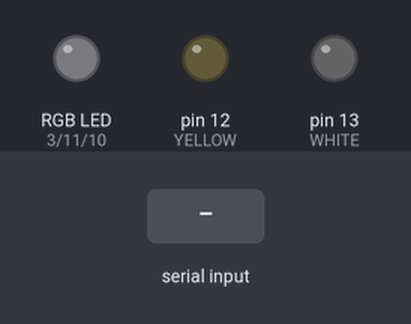
Simulated run of this sketch. Board: Arduino Uno, built with avr-gcc and run on an emulated ATmega328P. Parts: an RGB LED mixed from three pins (HIGH = lit), output pins drawn as LEDs (lit = HIGH). Inputs (shaded band) come from the test bench. Dim RGB values are drawn brighter than linear.

Above: at 1.2 s.
1.3 s: "R3\n" received over Serial
At 3.1 s:
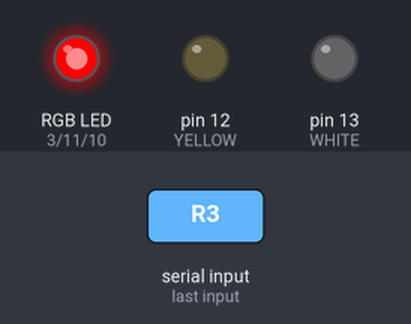
3.8 s: "R2\n" received over Serial
At 5.1 s:
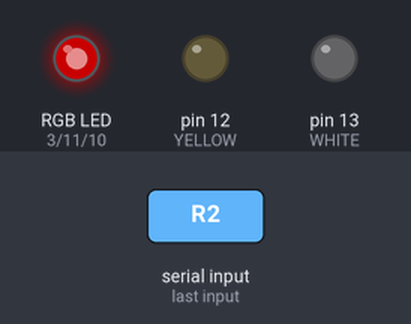
6.3 s: "Y1\n" received over Serial
At 8.2 s:
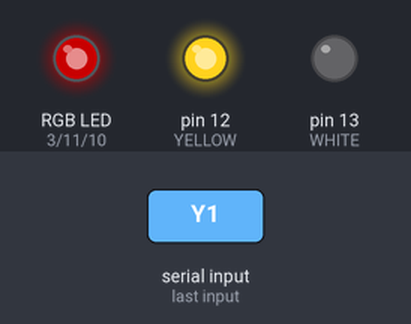
8.8 s: "R1\n" received over Serial
At 10.2 s:
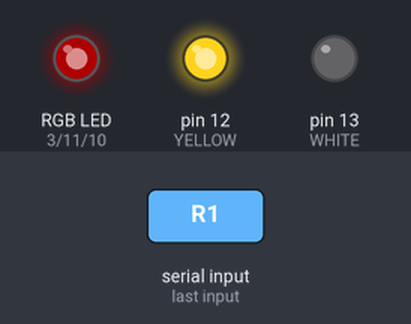
11.3 s: "R0\n" received over Serial
At 13.4 s:
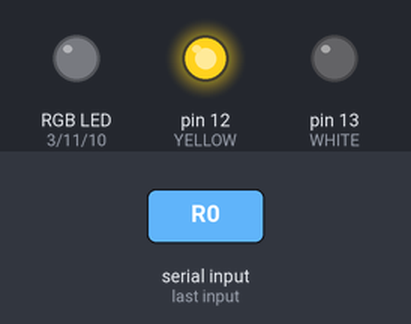
13.8 s: "B1\n" received over Serial
At 15.3 s:
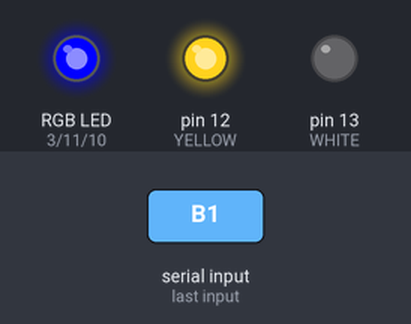
Timing chart, 0 to 16.8 s (numbered marks = the images above; inputs shaded):
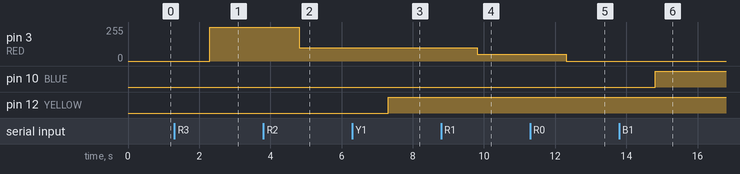

Measured:
- after the input at 1.3 s, pin 3 (RED): 0/255 → 255/255 after 1.0 s
- after the input at 3.8 s, pin 3 (RED): 255/255 → 100/255 after 1.0 s
- after the input at 6.3 s, pin 12 (YELLOW): LOW → HIGH after 1.0 s
- after the input at 8.8 s, pin 3 (RED): 100/255 → 50/255 after 1.0 s
- after the input at 11.3 s, pin 3 (RED): 50/255 → 0/255 after 1.0 s
- after the input at 13.8 s, pin 10 (BLUE): LOW → HIGH after 1.0 s

The sketch:

sketch_aug16b.ino
```cpp
#include <Wire.h>
//#include <LiquidCrystal_I2C.h>
//#include <DHT.h>

//#include <virtuabotixRTC.h>
//virtuabotixRTC myRTC(6,7,5); //DIGITAL 6번:CLK, 7번:DAT, 5번:RST


#define YELLOW 12
#define BLUE 10
#define RED 3
#define WHITE 13
#define GREEN 11
#define LED 11

void setup() {
  Serial.begin(9600);
  pinMode(BLUE, OUTPUT);
  pinMode(YELLOW, OUTPUT);
  pinMode(RED, OUTPUT);
  pinMode(GREEN, OUTPUT);
  pinMode(WHITE, OUTPUT);
}
  //  아날로그 출력을 할때는 핀모드를 output으로 설정해주지 않아도 된다.


void loop() {
  if (Serial.available() > 0) {
    String strRead = Serial.readStringUntil("\n");
    if (strRead.indexOf("R3") >= 0) {
      analogWrite(RED,255);
    } else if (strRead.indexOf("R2") >= 0) {
      analogWrite(RED, 100);
    } else if (strRead.indexOf("R1") >= 0) {
      analogWrite(RED, 50);
    } else if (strRead.indexOf("R0") >= 0) {
      analogWrite(RED, 0);
    }
    if (strRead.indexOf("Y1") >= 0) {
      digitalWrite(YELLOW, HIGH);
    } else if (strRead.indexOf("Y0") >= 0) {
      digitalWrite(YELLOW, LOW);
    }
    if (strRead.indexOf("B1") >= 0) {
      digitalWrite(BLUE, HIGH);
    } else if (strRead.indexOf("B0") >= 0) {
      digitalWrite(BLUE, LOW);
    }
    if (strRead.indexOf("G1") >= 0) {
      digitalWrite(GREEN, HIGH);
    } else if (strRead.indexOf("G0") >= 0) {
      digitalWrite(GREEN, LOW);
    }
    if (strRead.indexOf("W1") >= 0) {
      digitalWrite(WHITE, HIGH);
    } else if (strRead.indexOf("W0") >= 0) {
      digitalWrite(WHITE, LOW);
    }
  }
  Serial.flush();
  delay(20);

}
```
